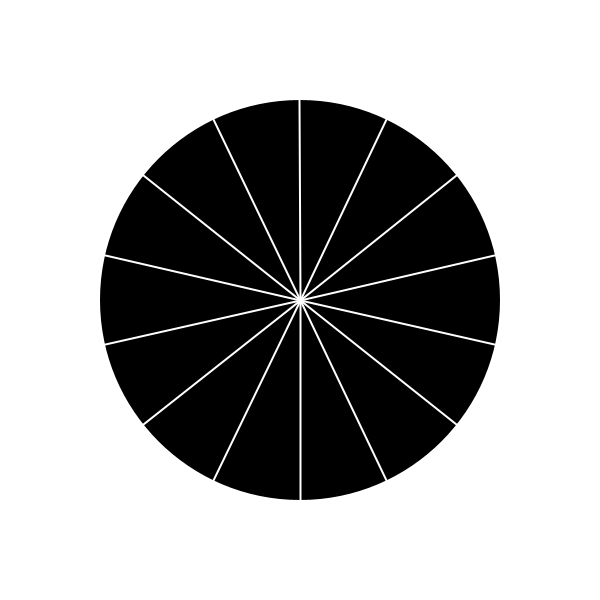
Frame 1 (no input)
Frame 60 (the mouse pressed at the canvas centre just before this capture): identical to frame 1, image omitted
Frame 120 (the mouse held since frame 60 and released just before this capture): identical to frame 1, image omitted

The Processing sketch that drew this single still picture (run headless with seeded random() and noise(); from frame 60 on, the mouse is pressed at the canvas centre):

// Processing sketch: lines_to_circle
// ── lines_to_circle.pde
int     radius, lines;
float   angle;
PVector center;
 
void setup() {
  size(600, 600); 
   
  lines = (int)random(4, 20);
   
  if (lines % 2 > 0) {
    lines += 1;
  }
   
  radius = 200;
  angle  = 360.0 / lines;
  center = new PVector(width/2.0,height/2,0);
   
  smooth();
}
 
void draw() {
  background(255);
  fill(0);
  noStroke();
  ellipse(width/2, height/2, radius*2, radius*2);
   
  stroke(255);
  strokeWeight(2);
   
  for(int i = 0; i < lines; i++){
    float thisAngle = i * angle;
    float ptX = center.x + sin(radians(thisAngle))*radius;
    float ptY = center.y + cos(radians(thisAngle))*radius;
    line(center.x,center.y,ptX,ptY);
  }
}
